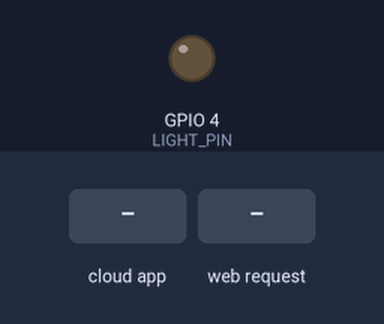
A sketch run on a simulated ESP32. Shown: output pins drawn as LEDs (lit = HIGH). The test bench sets the inputs (shaded band). WiFi joins after 1.5 s; servers stay silent unless stated; the camera gives no picture; the Firebase database answers and starts empty; what the sketch prints to the serial monitor is not drawn.

Above: at 3.3 s.
3.4 s: the phone or cloud app sets light_on to 1
At 4.2 s:
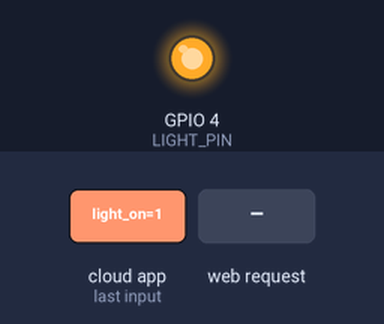
5.0 s: the phone or cloud app sets light_on to 0
At 5.3 s:
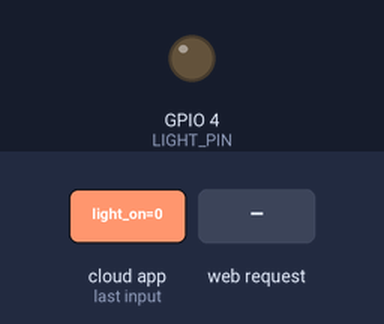
6.5 s: HTTP request GET /cmd?p=L1 received
At 7.6 s:
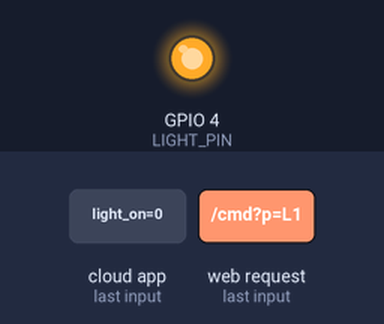
Timing chart, 0 to 9.5 s (numbered marks = the images above; inputs shaded):
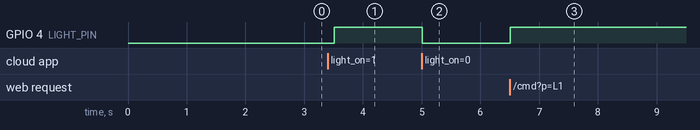

Measured:
- after the input at 3.4 s, GPIO 4 (LIGHT_PIN): LOW → HIGH after 0.11 s
- after the input at 5.0 s, GPIO 4 (LIGHT_PIN): HIGH → LOW at once
- after the input at 6.5 s, GPIO 4 (LIGHT_PIN): LOW → HIGH at once

The sketch:

esp32.ino
```cpp
#include "esp_camera.h"
#include <WiFi.h>
#include <WebServer.h>
#include "esp_http_server.h"
#include <Firebase_ESP_Client.h>

// AI Thinker ESP32-CAM Pinout
#define PWDN_GPIO_NUM 32
#define RESET_GPIO_NUM -1
#define XCLK_GPIO_NUM 0
#define SIOD_GPIO_NUM 26
#define SIOC_GPIO_NUM 27

#define Y9_GPIO_NUM 35
#define Y8_GPIO_NUM 34
#define Y7_GPIO_NUM 39
#define Y6_GPIO_NUM 36
#define Y5_GPIO_NUM 21
#define Y4_GPIO_NUM 19
#define Y3_GPIO_NUM 18
#define Y2_GPIO_NUM 5
#define VSYNC_GPIO_NUM 25
#define HREF_GPIO_NUM 23
#define PCLK_GPIO_NUM 22

// const char *ssid = "MEO-49A3E0";
// const char *password = "f18db6e514";

const char *ssid = "iPhone";
const char *password = "12345677";


// Firebase (direct ESP -> RTDB, no Python bridge needed)
const char *FIREBASE_API_KEY = "AIzaSyAM5T2Gcq0CIZxUgMjVY08popnff-YvpNE";
const char *FIREBASE_DB_URL = "https://iot-alarm-app-b4b9c-default-rtdb.europe-west1.firebasedatabase.app";
const char *FIREBASE_LIGHT_PATH = "bots/alphabot/light_on";

WebServer server(80);
String lastStatus = "";
bool cameraReady = false;
httpd_handle_t streamHttpd = NULL;

const int LIGHT_PIN = 4; // ESP32-CAM flash LED

FirebaseData fbdo;
FirebaseAuth auth;
FirebaseConfig firebaseConfig;
bool firebaseReady = false;
unsigned long lastFirebasePollAt = 0;
const unsigned long FIREBASE_POLL_INTERVAL_MS = 250;

bool lightOn = false;

#define PART_BOUNDARY "123456789000000000000987654321"
static const char* STREAM_CONTENT_TYPE = "multipart/x-mixed-replace;boundary=" PART_BOUNDARY;
static const char* STREAM_BOUNDARY = "\r\n--" PART_BOUNDARY "\r\n";
static const char* STREAM_PART = "Content-Type: image/jpeg\r\nContent-Length: %u\r\n\r\n";

esp_err_t streamHandler(httpd_req_t *req) {
  if (!cameraReady) {
    httpd_resp_set_status(req, "503 Service Unavailable");
    httpd_resp_set_type(req, "text/plain");
    return httpd_resp_send(req, "Camera not ready", HTTPD_RESP_USE_STRLEN);
  }

  httpd_resp_set_type(req, STREAM_CONTENT_TYPE);
  httpd_resp_set_hdr(req, "Access-Control-Allow-Origin", "*");
  httpd_resp_set_hdr(req, "Cache-Control", "no-store, no-cache, must-revalidate, max-age=0");

  esp_err_t res = ESP_OK;
  char partHeader[64];

  while (res == ESP_OK) {
    camera_fb_t *fb = esp_camera_fb_get();
    if (!fb) {
      res = ESP_FAIL;
      continue;
    }

    size_t headerLen = snprintf(partHeader, sizeof(partHeader), STREAM_PART, fb->len);
    res = httpd_resp_send_chunk(req, STREAM_BOUNDARY, strlen(STREAM_BOUNDARY));
    if (res == ESP_OK) res = httpd_resp_send_chunk(req, partHeader, headerLen);
    if (res == ESP_OK) res = httpd_resp_send_chunk(req, (const char *)fb->buf, fb->len);
    if (res == ESP_OK) res = httpd_resp_send_chunk(req, "\r\n", 2);

    esp_camera_fb_return(fb);
  }

  return res;
}

void setLight(bool on) {
  lightOn = on;
  digitalWrite(LIGHT_PIN, on ? HIGH : LOW);
}

void initFirebase() {
  firebaseConfig.api_key = FIREBASE_API_KEY;
  firebaseConfig.database_url = FIREBASE_DB_URL;

  Firebase.reconnectWiFi(true);

  // Anonymous auth (same pattern as your existing lab1 sketch)
  if (Firebase.signUp(&firebaseConfig, &auth, "", "")) {
    Firebase.begin(&firebaseConfig, &auth);
    firebaseReady = true;
    Serial.println("Firebase ready (anonymous auth)");
  } else {
    firebaseReady = false;
    Serial.print("Firebase signUp failed: ");
    Serial.println(firebaseConfig.signer.signupError.message.c_str());
  }
}

void pollFirebaseControls() {
  if (!firebaseReady || !Firebase.ready()) {
    return;
  }

  unsigned long now = millis();
  if (now - lastFirebasePollAt < FIREBASE_POLL_INTERVAL_MS) {
    return;
  }
  lastFirebasePollAt = now;

  bool remoteLight = lightOn;
  if (Firebase.RTDB.getBool(&fbdo, FIREBASE_LIGHT_PATH)) {
    remoteLight = fbdo.boolData();
  }

  if (remoteLight != lightOn) {
    setLight(remoteLight);
  }
}

void startStreamServer() {
  httpd_config_t config = HTTPD_DEFAULT_CONFIG();
  config.server_port = 81;
  config.ctrl_port = 32769;
  config.max_uri_handlers = 4;

  httpd_uri_t streamUri = {
    .uri = "/stream",
    .method = HTTP_GET,
    .handler = streamHandler,
    .user_ctx = NULL
  };

  if (httpd_start(&streamHttpd, &config) == ESP_OK) {
    httpd_register_uri_handler(streamHttpd, &streamUri);
    Serial.println("MJPEG stream server started on :81/stream");
  } else {
    Serial.println("Failed to start MJPEG stream server");
  }
}

bool initCamera() {
  camera_config_t config;
  config.ledc_channel = LEDC_CHANNEL_0;
  config.ledc_timer = LEDC_TIMER_0;
  config.pin_d0 = Y2_GPIO_NUM;
  config.pin_d1 = Y3_GPIO_NUM;
  config.pin_d2 = Y4_GPIO_NUM;
  config.pin_d3 = Y5_GPIO_NUM;
  config.pin_d4 = Y6_GPIO_NUM;
  config.pin_d5 = Y7_GPIO_NUM;
  config.pin_d6 = Y8_GPIO_NUM;
  config.pin_d7 = Y9_GPIO_NUM;
  config.pin_xclk = XCLK_GPIO_NUM;
  config.pin_pclk = PCLK_GPIO_NUM;
  config.pin_vsync = VSYNC_GPIO_NUM;
  config.pin_href = HREF_GPIO_NUM;
  config.pin_sccb_sda = SIOD_GPIO_NUM;
  config.pin_sccb_scl = SIOC_GPIO_NUM;
  config.pin_pwdn = PWDN_GPIO_NUM;
  config.pin_reset = RESET_GPIO_NUM;
  config.xclk_freq_hz = 20000000;
  config.pixel_format = PIXFORMAT_JPEG;

  config.frame_size = FRAMESIZE_QVGA;
  config.jpeg_quality = 18;
  config.fb_count = 1;

  esp_err_t err = esp_camera_init(&config);
  if (err != ESP_OK) {
    Serial.printf("Camera init failed: 0x%x\n", err);
    return false;
  }

  return true;
}

void setup() {
  Serial.begin(115200);
  delay(300);
  Serial.println();
  Serial.println("[boot] ESP32 starting...");
  pinMode(LIGHT_PIN, OUTPUT);
  setLight(false);

  Serial.print("[wifi] Connecting to SSID: ");
  Serial.println(ssid);
  WiFi.begin(ssid, password);
  while (WiFi.status() != WL_CONNECTED) {
    Serial.print(".");
    delay(500);
  }
  Serial.println();
  Serial.print("[wifi] Connected. IP: ");
  Serial.println(WiFi.localIP());

  WiFi.setSleep(false);
  initFirebase();

  bool cameraOk = initCamera();
  cameraReady = cameraOk;
  Serial.print("Camera status: ");
  Serial.println(cameraOk ? "OK" : "FAILED");
  if (cameraOk) {
    startStreamServer();
  }

  // Control endpoint: receives commands like /cmd?p=...
  server.on("/cmd", [](){
    if(server.hasArg("p")) {
      String p = server.arg("p");
      if (p == "L1") {
        setLight(true);
        if (firebaseReady && Firebase.ready()) {
          Firebase.RTDB.setBool(&fbdo, FIREBASE_LIGHT_PATH, true);
        }
      } else if (p == "L0") {
        setLight(false);
        if (firebaseReady && Firebase.ready()) {
          Firebase.RTDB.setBool(&fbdo, FIREBASE_LIGHT_PATH, false);
        }
      } else {
        Serial.println(p); // Forward all other commands to Arduino (motor/servo)
      }
    }
    server.send(200, "text/plain", "OK");
  });

  server.on("/status", [](){ server.send(200, "text/plain", lastStatus); });

  server.begin();

  Serial.print("Control/status server: http://");
  Serial.println(WiFi.localIP());
  Serial.print("Stream URL: http://");
  Serial.print(WiFi.localIP());
  Serial.println(":81/stream");
}

void loop() {
  server.handleClient();
  if (Serial.available()) {
    lastStatus = Serial.readStringUntil('\n');
  }
  pollFirebaseControls();
}
```
